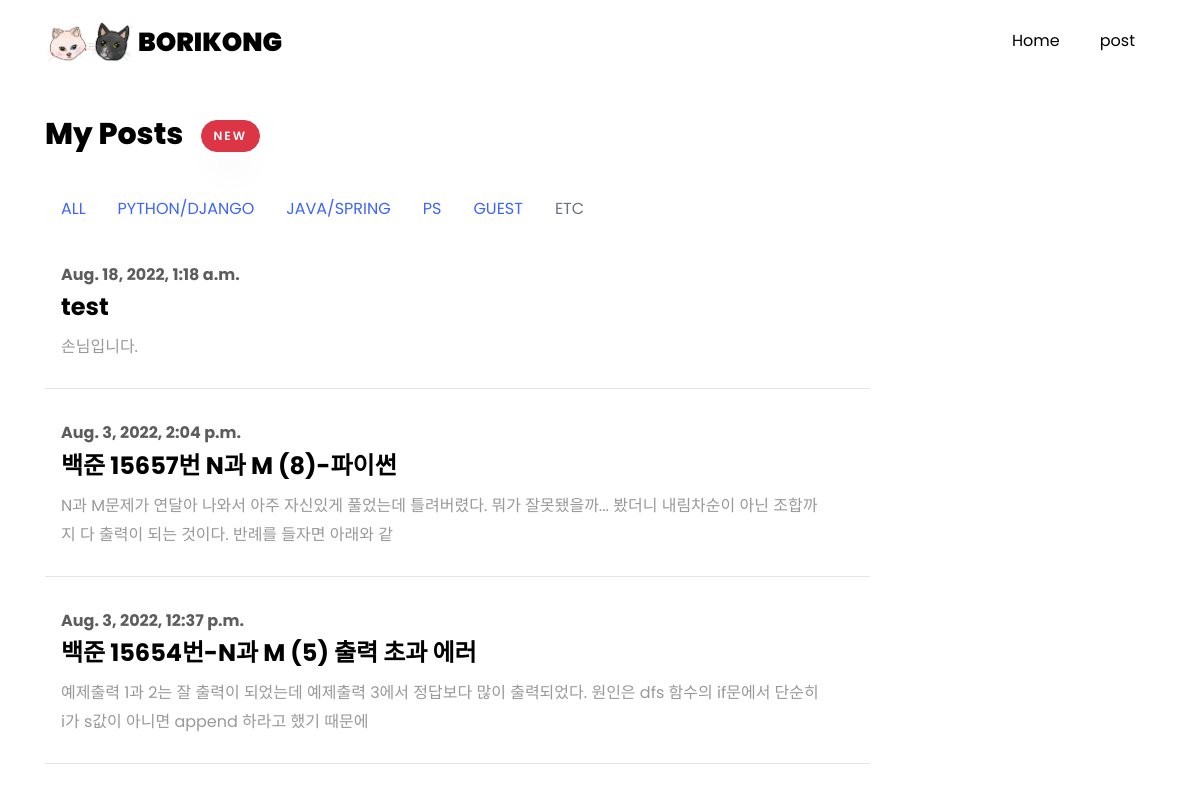
Before: / with the older database file.
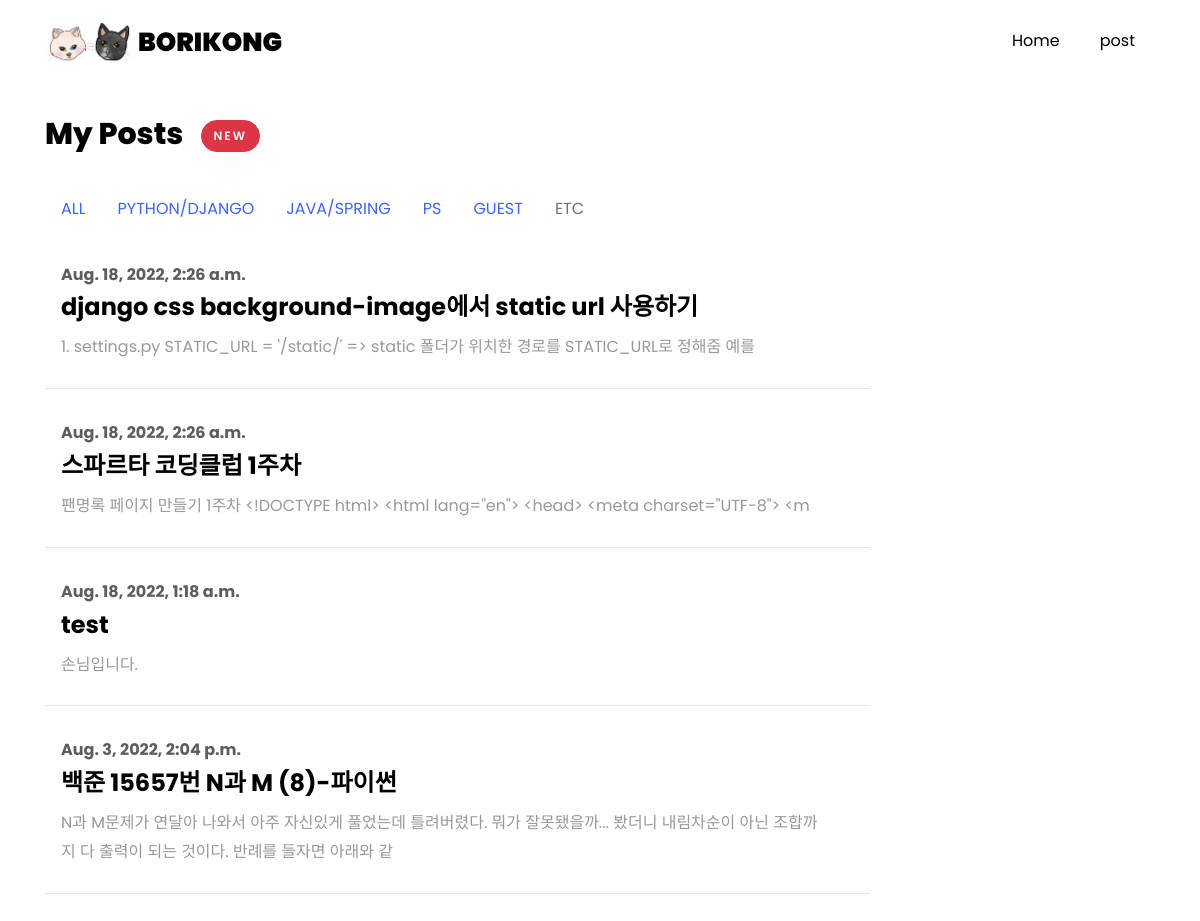
After: the same page with the newer database file.
### main/models.py (models this page shows, shortened)
class Post(models.Model):
    CATEGORIES = (
        ('PYTHON/DJANGO', 'python/django'),
        ('JAVA/SPRING', 'java/spring'),
        ('ANDROID', 'android'),
        ('ML', 'ml'),
        ('PS', 'ps'),
        ('GUEST','guest'),
        ('ETC', 'etc')
    )
    category = models.CharField(max_length=200, default="etc", choices=CATEGORIES,verbose_name="글 분류")
    user=models.CharField(max_length=20, default="borikong",verbose_name="작성자")
    passwd=models.CharField(max_length=50,default="",verbose_name="비밀번호")
    postname=models.CharField(max_length=100,verbose_name="제목")
    contents=models.TextField(verbose_name="내용")
    hits=models.PositiveIntegerField(default=0,verbose_name="조회수")
    mainphoto=models.ImageField(blank=True,null=True)
    subphoto1=models.ImageField(blank=True, null=True)
    subphoto1 = models.ImageField(blank=True, null=True)
    subphoto2 = models.ImageField(blank=True, null=True)
    subphoto3 = models.ImageField(blank=True, null=True)
    subphoto4 = models.ImageField(blank=True, null=True)
    subphoto5 = models.ImageField(blank=True, null=True)
    subphoto6 = models.ImageField(blank=True, null=True)
    subphoto7 = models.ImageField(blank=True, null=True)
    subphoto8 = models.ImageField(blank=True, null=True)
    subphoto9 = models.ImageField(blank=True, null=True)
    created_at = models.DateTimeField(auto_now_add=True)
    updated_at = models.DateTimeField(auto_now=True)
    def summary(self):
        return self.contents[:100]

### main/views.py (the view)
# urls.py: path('', views.index, name='index'),
def index(request):
    postlist = Post.objects.all()
    return render(request, 'main/index.html', {'postlist': postlist})

### main/templates/main/index.html
{% extends "base.html" %}
{% load static %}
{% block content %}
<section class="ftco-section ftco-no-pb goto-here" id="post-section">
    <div class="container">
        <div class="row">
            <div class="col-md-9">
                <div id="page-1" class="page one">
                    <h2 class="heading">My Posts &nbsp; <button type="button" class="btn btn-danger" onclick="location.href='{% url 'main:writing' %}'">new</button></h2>
{% include "./components/c_nav.html" %}
                    {% for list in postlist reversed%}
                    <div class="resume-wrap d-flex ftco-animate">
                        <div class="text pl-3">
                            <span class="date">{{list.created_at}}</span>
                            <h2 onclick="location.href='{% url 'main:posting' pk=list.pk %}'" onMouseover="this.style.color='#3e64ff';"
                                onMouseout="this.style.color='black';" style="cursor:pointer">{{list.postname}}</h2>
                            <p>{{list.summary}}</p>
                        </div>
                    </div>
                    {% endfor %}
                </div>
            </div>
        </div>
    </div>
</section>
{% endblock %}

### main/templates/main/base.html (shortened to what this page needs)
<!DOCTYPE html>
{% load static %}
<html lang="en">
<head>
    <link rel="stylesheet" href="{% static 'css/animate.css' %}">
    <link rel="stylesheet" href="{% static 'css/style2.css' %}">
</head>
<body data-spy="scroll" data-target=".site-navbar-target" data-offset="300">
{% include "./components/nav.html" %}
{% block content %}
{% endblock %}
</body>
</html>

### main/templates/main/components/nav.html (shortened to what this page needs)
{% load static %}
<nav class="navbar navbar-expand-lg navbar-dark ftco_navbar ftco-navbar-light site-navbar-target" id="ftco-navbar">
    <div class="container" style="bgcolor:#000000;">
        <img src="{% static 'images/blogimg1.png' %}" style="max-width:8%; height:auto;">&nbsp;<a href="/" class="navbar-brand">BORIKONG</a>
        <div class="collapse navbar-collapse" id="ftco-nav">
            <ul class="navbar-nav nav ml-auto">
                <li class="nav-item"><a href="{% url 'main:home' %}" class="nav-link"><span>Home</span></a></li>
                <li class="nav-item"><a href="{% url 'main:index' %}" class="nav-link"><span>post</span></a></li>
                </ul>
        </div>
    </div>
</nav>

### main/templates/main/components/c_nav.html
                    <ul class="nav">
                        <li class="nav-item">
                            <a class="nav-link active" aria-current="page" href="/">ALL</a>
                        </li>
                        <li class="nav-item">
                            <a class="nav-link active" aria-current="page" href="{% url 'main:categorized' pk='python-django' %}">PYTHON/DJANGO</a>
                        </li>
                        <li class="nav-item">
                            <a class="nav-link" href="{% url 'main:categorized' pk='java-spring' %}">JAVA/SPRING</a>
                        </li>
                        <li class="nav-item">
                            <a class="nav-link" href="{% url 'main:categorized' pk='ps' %}">PS</a>
                        </li>
                        <li class="nav-item">
                            <a class="nav-link" href="{% url 'main:categorized' pk='guest' %}">GUEST</a>
                        </li>
                        <li class="nav-item">
                            <a class="nav-link disabled" aria-disabled="true" href="{% url 'main:categorized' pk='etc' %}">ETC</a>
                        </li>
                    </ul>
                    <br/>

### main/templates/main/components/script.html (shortened to what this page needs)
{% load static %}

Changed rows visible on the page:
no longer on this page (row unchanged): Post: created_at "Aug. 3, 2022, 12:37 p.m.", postname "백준 15654번-N과 M (5) 출력 초과 에러", summary "예제출력 1과 2는 잘 출력이 되었는데 예제출력 3에서 정답보다 많이 출력되었다. 원인은 dfs 함수의 if문에서 단순히 i가 s값이 아니면 append 하라고 했기 때문에"
added Post: created_at "Aug. 18, 2022, 2:26 a.m.", postname "django css background-image에서 static url 사용하기", summary "1. settings.py STATIC_URL = '/static/' => static 폴더가 위치한 경로를 STATIC_URL로 정해줌 예를"
added Post: created_at "Aug. 18, 2022, 2:26 a.m.", postname "스파르타 코딩클럽 1주차", summary "팬명록 페이지 만들기 1주차 <!DOCTYPE html> <html lang=\"en\"> <head> <meta charset=\"UTF-8\"> <m"
